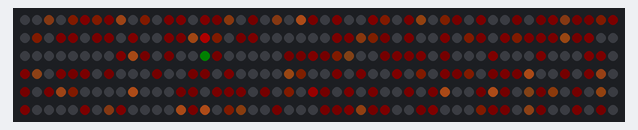
Simulated run of this program. Board: Raspberry Pi (BCM pin numbers). Shown: 300 RGB LEDs in strip order, left to right, continuing on the next row. Dim RGB values are drawn brighter than linear; random numbers come from a fixed seed.

Above: at 0.45 s.
At 3.79 s:
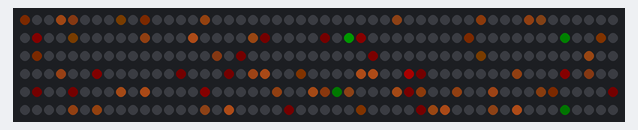
At 7.12 s:
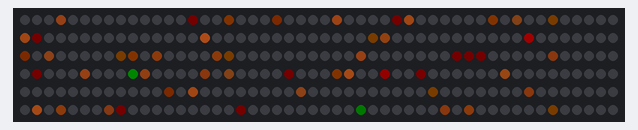
At 10.45 s:
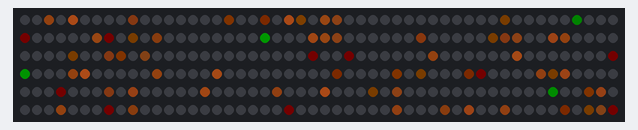
At 14.09 s:
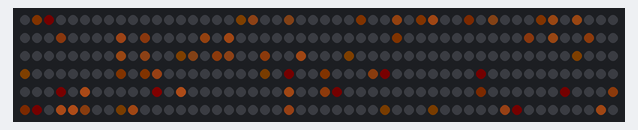
At 21.66 s:
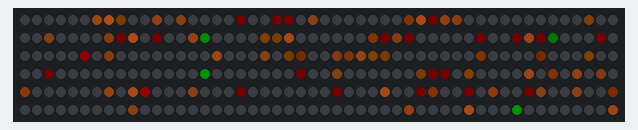

The program:

fade_twinkle.py
```python
#!/usr/bin/env python3
import random
import board
import neopixel
import time

gamma = [0,  0,  0,  0,  0,  0,  0,  0,  0,  0,  0,  0,  0,  0,  0,  0,
    0,  0,  0,  0,  0,  0,  0,  0,  0,  0,  0,  0,  1,  1,  1,  1,
    1,  1,  1,  1,  1,  1,  1,  1,  1,  2,  2,  2,  2,  2,  2,  2,
    2,  3,  3,  3,  3,  3,  3,  3,  4,  4,  4,  4,  4,  5,  5,  5,
    5,  6,  6,  6,  6,  7,  7,  7,  7,  8,  8,  8,  9,  9,  9, 10,
   10, 10, 11, 11, 11, 12, 12, 13, 13, 13, 14, 14, 15, 15, 16, 16,
   17, 17, 18, 18, 19, 19, 20, 20, 21, 21, 22, 22, 23, 24, 24, 25,
   25, 26, 27, 27, 28, 29, 29, 30, 31, 32, 32, 33, 34, 35, 35, 36,
   37, 38, 39, 39, 40, 41, 42, 43, 44, 45, 46, 47, 48, 49, 50, 50,
   51, 52, 54, 55, 56, 57, 58, 59, 60, 61, 62, 63, 64, 66, 67, 68,
   69, 70, 72, 73, 74, 75, 77, 78, 79, 81, 82, 83, 85, 86, 87, 89,
   90, 92, 93, 95, 96, 98, 99,101,102,104,105,107,109,110,112,114,
  115,117,119,120,122,124,126,127,129,131,133,135,137,138,140,142,
  144,146,148,150,152,154,156,158,160,162,164,167,169,171,173,175,
  177,180,182,184,186,189,191,193,196,198,200,203,205,208,210,213,
  215,218,220,223,225,228,231,233,236,239,241,244,247,249,252,255];


pixel_pin = board.D18

num_pixels = 300

ORDER = neopixel.GRB


pixels = neopixel.NeoPixel(pixel_pin, num_pixels, brightness=0.2, auto_write=False, pixel_order=ORDER)
buffer = []
offset = 0.0
twinkleChance=1
colorChance=10


min_bright = 0
max_bright = 255

for i in range(0,num_pixels):
	a=random.randrange(0,256)
	buffer.append((a,(int)(a*0.75),(int)(a*0.5)))

while(True):
	for i in range(0,num_pixels):
		buffer[i]=(buffer[i][0]*0.95,buffer[i][1]*0.95,buffer[i][2]*0.95)
		if(random.randrange(0,100)<twinkleChance):
			if(random.randrange(0,100)<colorChance):
				if(random.randrange(0,2)>0):
					buffer[i]=(255,0,0)
				else:
					buffer[i]=(0,255,0)
			else:
				buffer[i]=(255,255,255)

		pixels[i]=(gamma[(int)(buffer[i][0])], gamma[(int)(buffer[i][1]*0.75)], gamma[(int)(buffer[i][2]*0.5)])
	pixels.show()
	#time.sleep(0.01)
```
